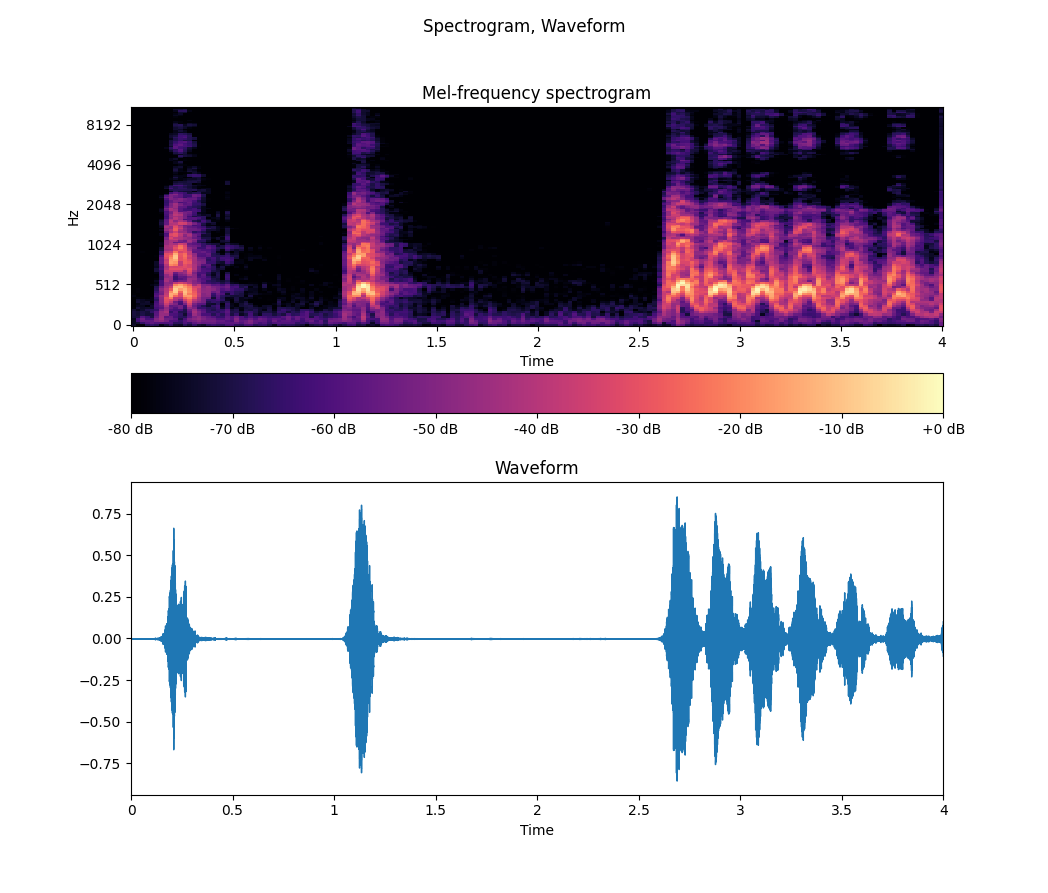

The script that drew this image:
import os


import librosa
import librosa.display
import matplotlib.pyplot as plt
import numpy as np

n_fft = 1024 # librosa recommends 2048 for musical analysis and 512 for speech analysis

filename = os.getenv('AUDIO_FILE', default='sample.wav')
y, sample_rate = librosa.load(filename)

trimmed_sample, _ = librosa.effects.trim(y)

S = librosa.feature.melspectrogram(y=trimmed_sample, sr=sample_rate, n_fft=n_fft)
S_DB = librosa.power_to_db(S, ref=np.max)

print(f'Shape of S: {S.shape}')

fig, axs = plt.subplots(2)
fig.suptitle('Spectrogram, Waveform')

librosa.display.specshow(S_DB, sr=sample_rate, x_axis='time', y_axis='mel', ax=axs[0])
axs[0].set_title('Mel-frequency spectrogram')

fig.colorbar(mappable=axs[0].collections[0], ax=axs[0], format='%+2.0f dB', orientation='horizontal')

#plt.colorbar(format='%+2.0f dB')

librosa.display.waveshow(trimmed_sample, sr=sample_rate, ax=axs[1])
axs[1].set_title('Waveform')
axs[1].set_xlim([0, len(trimmed_sample) / sample_rate])

plt.show()
